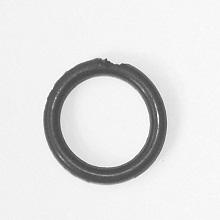
#> input picture Orings/Oring1.jpg, 220 x 220 px; its folder holds only this picture in this run
$ python o_ring_inspection.py
#> lines starting #> are read from the running program, lines starting #| are printed output that depends on the picture; after the words box and inside, x2 and y2 are one past the last pixel; in counts of white or black regions, pixels touching at a corner belong together
import numpy as np
import cv2, os, time, glob

# minimum size allowed for the main ring region
# FRAGMENT_RATIO is used to decide if smaller blobs count as broken pieces
MIN_AREA, FRAGMENT_RATIO = 100, 0.02

# CIRC_MIN = lowest circularity allowed before the ring is considered irregular
# EXTENT_MAX = used to detect C-shaped rings (too filled bounding box)
CIRC_MIN, EXTENT_MAX = 0.12, 0.80

# solidity checks used to detect tears or notches in the ring
# values around these thresholds indicate abnormal shape
SOL_MID_LOW, SOL_MID_HIGH, SOL_HIGH = 0.744, 0.752, 0.753

# perimeter ratio detects rough edges
# CIRC_EDGE prevents this rule triggering on non-circular shapes
PR_EDGE, CIRC_EDGE = 7.40, 0.20


# Build a 256-bin histogram of pixel intensities for the grayscale image.
def compute_histogram(gray):
    return np.bincount(gray.ravel(), minlength=256)


# Compute the optimal binary threshold using Otsu's method to separate foreground from background.
def otsu_threshold(hist):
    total = np.sum(hist)
    if total == 0:
        return 128

    total_sum = np.sum(np.arange(256) * hist)

    best_t, max_var = 0, 0.0
    cum_sum, cum_pix = 0, 0

    for t in range(256):

        cum_pix += hist[t]

        if cum_pix == 0:
            continue

        rem_pix = total - cum_pix
        if rem_pix == 0:
            break

        cum_sum += t * hist[t]

        var = cum_pix * rem_pix * ((cum_sum / cum_pix) - (total_sum - cum_sum) / rem_pix) ** 2

        if var > max_var:
            max_var, best_t = var, t

    return best_t


# Apply erosion or dilation with a k×k structuring element (internal helper).
def _morph(img, k, erode_mode):
    h, w, pad = img.shape[0], img.shape[1], k // 2
    padded = np.pad(img, pad, constant_values=0)
    out = np.full_like(img, 255 if erode_mode else 0)

    for di in range(-pad, pad + 1):
        for dj in range(-pad, pad + 1):

            win = padded[pad + di : pad + di + h, pad + dj : pad + dj + w]

            out = np.minimum(out, win) if erode_mode else np.maximum(out, win)

    return out


# Morphological closing (dilation followed by erosion) to fill small gaps in the binary image.
def closing(img, k=3):
    return _morph(_morph(img, k, False), k, True)


# Union-Find data structure for grouping connected pixels into components.
class UnionFind:

    # Create an empty Union-Find structure.
    def __init__(self):
        self.p = {}

    # Return the root representative of the set containing x.
    def find(self, x):
        if x not in self.p:
            self.p[x] = x

        if self.p[x] != x:
            self.p[x] = self.find(self.p[x])

        return self.p[x]

    # Merge the sets containing x and y.
    def union(self, x, y):
        px, py = self.find(x), self.find(y)

        if px != py:
            self.p[px] = py


# Label all connected white regions in a binary image and return a label map plus a dict of pixel lists per region.
def connected_components(binary):
    h, w = binary.shape
    labelled = np.zeros((h, w), dtype=np.int32)

    uf, label_map, next_lab = UnionFind(), {}, 1

    for i in range(h):
        for j in range(w):

            if binary[i, j] == 255:

                nbrs = [(i - 1, j), (i, j - 1)]

                nbrs = [(a, b) for a, b in nbrs if 0 <= a < h and 0 <= b < w and binary[a, b] == 255]

                if not nbrs:
                    label_map[(i, j)] = next_lab
                    next_lab += 1

                else:
                    mlab = min(label_map[n] for n in nbrs)
                    label_map[(i, j)] = mlab

                    for n in nbrs:
                        uf.union(label_map[n], mlab)

    roots = {}

    for (i, j), lab in label_map.items():

        r = uf.find(lab)

        if r not in roots:
            roots[r] = len(roots) + 1

        labelled[i, j] = roots[r]

    regions = {L: list(zip(*np.where(labelled == L))) for L in np.unique(labelled) if L > 0}

    return labelled, regions


# Count the number of enclosed holes (background regions) inside the white foreground of the mask.
def count_holes(mask):
    pad = np.pad(mask, 1, constant_values=0)
    inv = 255 - pad

    inv[0, :] = inv[-1, :] = inv[:, 0] = inv[:, -1] = 0

    _, regions = connected_components(inv)

    H, W = inv.shape

    border = {L for L, pix in regions.items() for i, j in pix if i in (1, H-2) or j in (1, W-2)}

    return max(0, len(regions) - len(border))


# Compute the 4-connected perimeter length of a region (internal helper).
def _perim(pixels):
    if len(pixels) < 10:
        return 0

    ps = set(pixels)

    return sum(1 for i, j in pixels
            for di, dj in [(-1,0),(1,0),(0,-1),(0,1)]
            if (i+di,j+dj) not in ps)


# Measure how round the region is (1 = perfect circle, lower = more irregular).
def circularity(pixels):
    p = _perim(pixels)

    return 4 * np.pi * len(pixels) / (p ** 2) if p else 0


# Perimeter divided by sqrt(area); high values indicate rough or jagged edges.
def perimeter_ratio(pixels):
    p = _perim(pixels)

    return p / np.sqrt(len(pixels)) if p else 0


# Ratio of area to bounding box area; high values suggest a C-shaped or filled ring.
def extent(pixels):
    if len(pixels) < 5:
        return 0

    ys, xs = [p[0] for p in pixels], [p[1] for p in pixels]

    return len(pixels) / ((max(ys) - min(ys) + 1) * (max(xs) - min(xs) + 1))


def convex_hull_area(pixels):
    """Compute the area of the convex hull enclosing the region (used for solidity)."""
    if len(pixels) < 3:
        return 0

    pset = set(pixels)

    boundary = [p for p in pixels if any((p[0]+di,p[1]+dj) not in pset for di,dj in [(-1,0),(1,0),(0,-1),(0,1)])]

    ps = [(p[1], p[0]) for p in (boundary if len(boundary) >= 3 else pixels)]

    cross = lambda o, a, b: (a[0]-o[0])*(b[1]-o[1]) - (a[1]-o[1])*(b[0]-o[0])

    start = min(ps, key=lambda p: (p[1], p[0]))

    pts = sorted(ps, key=lambda p:
        (np.arctan2(p[1]-start[1], p[0]-start[0]) if p != start else -np.pi,
        (p[0]-start[0])**2 + (p[1]-start[1])**2))

    hull = []

    for p in pts:
        while len(hull) > 1 and cross(hull[-2], hull[-1], p) <= 0:
            hull.pop()
        hull.append(p)

    if len(hull) < 3:
        return 0

    return abs(sum(hull[i][0]*hull[(i+1)%len(hull)][1] -
                hull[(i+1)%len(hull)][0]*hull[i][1]
                for i in range(len(hull)))) / 2


# Area divided by convex hull area; dips indicate concavities such as tears or notches.
def solidity(pixels):
    if len(pixels) < 10:
        return 1

    h = convex_hull_area(pixels)

    return len(pixels) / h if h > 0 else 1


# Check if the O-ring is defective based on holes, shape metrics, fragments, and edge quality. Returns (defective, reason).
def is_defective(mask, regions):
    if not regions:
        return True, "No ring found"

    main_pix = max(regions.values(), key=len)
    main_area = len(main_pix)

    if main_area < MIN_AREA:
        return True, "Ring too small"

    # Fragment check: smaller blobs indicate broken pieces
    for L, pix in regions.items():
        if len(pix) < main_area * FRAGMENT_RATIO and len(pix) >= MIN_AREA:
            return True, "Fragments detected"

    # Hole count
    holes = count_holes(mask)
    if holes != 1:
        return True, f"Wrong hole count ({holes})"

    circ = circularity(main_pix)
    if circ < CIRC_MIN:
        return True, f"Low circularity ({circ:.3f})"

    ext = extent(main_pix)
    if ext > EXTENT_MAX:
        return True, f"C-shaped ({ext:.3f})"

    sol = solidity(main_pix)
    if SOL_MID_LOW <= sol <= SOL_MID_HIGH:
        return True, f"Tear/notch (solidity {sol:.3f})"
    if sol < SOL_HIGH and circ >= CIRC_EDGE:
        return True, f"Abnormal solidity ({sol:.3f})"

    pr = perimeter_ratio(main_pix)
    if pr > PR_EDGE and circ >= CIRC_EDGE:
        return True, f"Rough edges (pr={pr:.2f})"

    return False, "OK"


def process(img_path):
    """Load an image, segment the O-ring, run defect checks, and return (result, reason, elapsed_ms)."""
    img = cv2.imread(img_path)

    if img is None:
        return None, "Load failed", 0

    gray = (0.299 * img[:, :, 2] + 0.587 * img[:, :, 1] + 0.114 * img[:, :, 0]).astype(np.uint8)

    t0 = time.perf_counter()

    hist = compute_histogram(gray)
    thresh = otsu_threshold(hist)

    binary = np.where(gray >= thresh, 255, 0).astype(np.uint8)

    binary = closing(binary)

    _, regions = connected_components(binary)

    mask = np.zeros_like(binary)

    if regions:
        main_pix = max(regions.values(), key=len)

        mask[np.array([p[0] for p in main_pix]),
            np.array([p[1] for p in main_pix])] = 255

    defective, reason = is_defective(mask, regions)

    result = "FAIL" if defective else "PASS"

    elapsed = (time.perf_counter() - t0) * 1000

    return result, reason, elapsed


# Run O-ring inspection on all JPG images in the Orings folder and print results.
def main():
    base = os.path.dirname(os.path.abspath(__file__))
    paths = sorted(glob.glob(os.path.join(base, "Orings", "*.jpg")))

    if not paths:
        print("No images in Orings/")
        return

    print("O-ring Inspection")
    print("-" * 50)

    for p in paths:

        result, reason, ms = process(p)
#> in process, img is the input picture: shape (220, 220, 3); min 55, max 255, mean 225.2
#> in process, `hist = compute_histogram(gray)`: hist = 256 values, max 11516 at index 243, min 0 at index 0, mean 189.1
#> in otsu_threshold, `total = np.sum(hist)`: total = 48400
#> in otsu_threshold, `total_sum = np.sum(np.arange(256) * hist)`: total_sum = 10891110
#> the loop in otsu_threshold, `for t in range(256): ` made 256 passes
#> (cum_pix, rem_pix, cum_sum, max_var) on passes 56, 57, 61, 63, 64, 66, 67, 68, 69, 70, 71, 72: (1, 48399, 55, 1.4e+09), (2, 48398, 111, 2.78e+09), (3, 48397, 171, 4.1e+09), (4, 48396, 233, 5.39e+09), (5, 48395, 296, 6.66e+09), (8, 48392, 491, 1.04e+10), (10, 48390, 623, 1.28e+10), (17, 48383, 1092, 2.13e+10), (29, 48371, 1908, 3.56e+10), (36, 48364, 2391, 4.39e+10), (61, 48339, 4141, 7.3e+10), (89, 48311, 6129, 1.05e+11)
#> cum_pix on passes 1 to 6: 0, 0, 0, 0, 0, 0
#> after the loop in otsu_threshold, `for t in range(256):`: best_t = 168; cum_pix = 48400; cum_sum = 10873005; max_var = 5.19e+12
#> in process, `thresh = otsu_threshold(hist)`: thresh = 168
#> in process, `binary = np.where(gray >= thresh, 255, 0).astype(np.uint8)`:
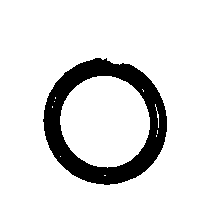
#> binary: shape (220, 220); 88.3% white; 1 black region, box (x1, y1, x2, y2) and area: (43, 58, 167, 185) 5663
#> in _morph, `padded = np.pad(img, pad, constant_values=0)`: padded: shape (222, 222); 86.7% white; 2 black regions, box (x1, y1, x2, y2) and area: (44, 59, 168, 186) 5663, (0, 0, 222, 222) 884
#> after the loop in _morph, `for di in range(-pad, pad + 1):`:
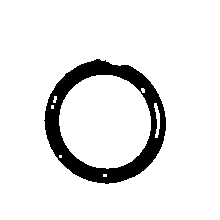
#> out: shape (220, 220); 90.4% white; 1 black region, box (x1, y1, x2, y2) and area: (44, 59, 166, 184) 4648
#> call 2 of _morph, with k = 3, erode_mode = True
#> in _morph (call 2), `padded = np.pad(img, pad, constant_values=0)`: padded: shape (222, 222); 88.8% white; 2 black regions, box (x1, y1, x2, y2) and area: (45, 60, 167, 185) 4648, (0, 0, 222, 222) 884
#> after the loop in _morph (call 2), `for di in range(-pad, pad + 1):`:
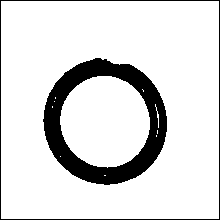
#> out: shape (220, 220); 86.5% white; 2 black regions, box (x1, y1, x2, y2) and area: (43, 58, 167, 185) 5660, (0, 0, 220, 220) 876
#> after the loop in connected_components, `for (i, j), lab in label_map.items():`:
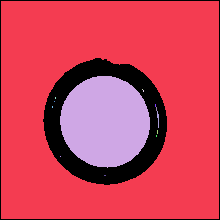
#> labelled: shape (220, 220) int32; 15 distinct labels, from 0 to 14; one colour per label, 0 black
#> the loop in is_defective, `for L, pix in regions.items():` made 14 passes
#> pix on passes 3, 4, 5, 6, 7, 8, 9, 11, 12, 13, 14: [(89, 142)], [(90, 143), (91, 143)], [(97, 55), (98, 55)], [(101, 54)], [(104, 155), (105, 155), (106, 155)], [(106, 52), (107, 52)], [(107, 156), (108, 156), (109, 156), (110, 156)], [(130, 157), (131, 157), (132, 157), (133, 157)], [(135, 156), (136, 156)], [(156, 60)], [(175, 104), (175, 105)]
#> in count_holes, `pad = np.pad(mask, 1, constant_values=0)`: pad: shape (222, 222); 71.8% white; 2 black regions, box (x1, y1, x2, y2) and area: (44, 59, 168, 186) 12144, (0, 0, 222, 222) 1760
#> in count_holes, `pad = np.pad(mask, 1, constant_values=0)`:
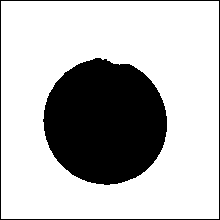
#> mask: shape (220, 220); 73.1% white; 2 black regions, box (x1, y1, x2, y2) and area: (43, 58, 167, 185) 12144, (0, 0, 220, 220) 876
#> in count_holes, `inv[0, :] = inv[-1, :] = inv[:, 0] = inv[:, -1] = 0`:
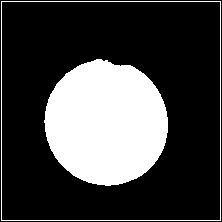
#> inv: shape (222, 222); 26.4% white; 2 white regions, box (x1, y1, x2, y2) and area: (44, 59, 168, 186) 12144, (1, 1, 221, 221) 876
#> after the loop in connected_components (call 2), `for (i, j), lab in label_map.items():`:
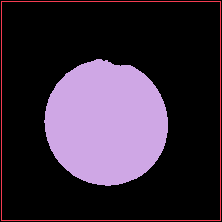
#> labelled: shape (222, 222) int32; 3 distinct labels, from 0 to 2; one colour per label, 0 black
#> the loop in convex_hull_area, `for p in pts:` made 1224 passes
#> p on passes 1 to 3: (1, 1), (2, 1), (3, 1)

        print(f"{os.path.basename(p)}: {result} ({reason}) [{ms:.1f} ms]")
#| Oring1.jpg: FAIL (Tear/notch (solidity 0.751)) [9227.4 ms]

    print("-" * 50)


if __name__ == "__main__":
    main()

$ run again, on Orings/Oring13.jpg
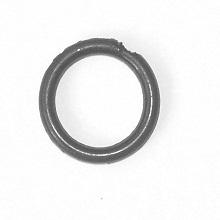
#> input picture Orings/Oring13.jpg, 220 x 220 px
#> in process, img is the input picture: shape (220, 220, 3); min 63, max 255, mean 235.7
#> hist = 256 values, max 28575 at index 253, min 0 at index 0, mean 189.1
#> total = 48400
#> total_sum = 11386855
#> the loop in otsu_threshold, `for t in range(256): ` made 256 passes
#> (cum_pix, rem_pix, cum_sum, max_var) on passes 64, 70, 72, 73, 74, 75, 76, 77: (1, 48399, 63, 1.44e+09), (3, 48397, 201, 4.11e+09), (4, 48396, 272, 5.42e+09), (6, 48394, 416, 8e+09), (7, 48393, 489, 9.27e+09), (10, 48390, 711, 1.3e+10), (15, 48385, 1086, 1.93e+10), (19, 48381, 1390, 2.42e+10)
#> after the loop in otsu_threshold, `for t in range(256):`: best_t = 181; cum_pix = 48400; cum_sum = 10260265; max_var = 4.62e+12
#> thresh = 181
#> binary: shape (220, 220); 88.7% white; 1 black region, box (x1, y1, x2, y2) and area: (39, 38, 160, 164) 5469
#> padded: shape (222, 222); 87.1% white; 2 black regions, box (x1, y1, x2, y2) and area: (40, 39, 161, 165) 5469, (0, 0, 222, 222) 884
#> padded: shape (222, 222); 89.8% white; 2 black regions, box (x1, y1, x2, y2) and area: (41, 40, 160, 164) 4129, (0, 0, 222, 222) 884
#> after the loop in _morph (call 2), `for di in range(-pad, pad + 1):`:
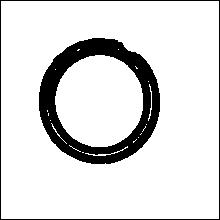
#> out: shape (220, 220); 86.9% white; 2 black regions, box (x1, y1, x2, y2) and area: (39, 38, 160, 164) 5464, (0, 0, 220, 220) 876
#> the loop in is_defective, `for L, pix in regions.items():` made 45 passes
#> pix on passes 2, 3, 5, 6, 7, 8, 10, 11: [(49, 78), (49, 79), (50, 77), (50, 78)], [(49, 118)], [(66, 135)], [(67, 136), (68, 136), (68, 137)], [(69, 55)], [(81, 148)], [(110, 47), (111, 47)], [(113, 48), (114, 48), (115, 48)]
#> mask: shape (220, 220); 73.4% white; 2 black regions, box (x1, y1, x2, y2) and area: (39, 38, 160, 164) 12009, (0, 0, 220, 220) 876
#> after the loop in connected_components (call 2), `for (i, j), lab in label_map.items():`:
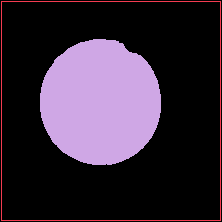
#> labelled: shape (222, 222) int32; 3 distinct labels, from 0 to 2; one colour per label, 0 black
#> the loop in convex_hull_area, `for p in pts:` made 1226 passes
#> p on passes 1 to 3: (1, 1), (2, 1), (3, 1)
#| Oring13.jpg: PASS (OK) [9369.3 ms]

$ run again, on Orings/Oring14.jpg
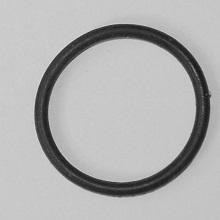
#> input picture Orings/Oring14.jpg, 220 x 220 px
#> in process, img is the input picture: shape (220, 220, 3); min 13, max 234, mean 176.1
#> hist = 256 values, max 7939 at index 201, min 0 at index 0, mean 189.1
#> total = 48400
#> total_sum = 8516201
#> the loop in otsu_threshold, `for t in range(256): ` made 235 passes
#> (cum_pix, rem_pix, cum_sum, max_var) on passes 13, 19, 21, 22, 24, 25, 26, 27: (1, 48399, 12, 1.3e+09), (2, 48398, 30, 2.51e+09), (3, 48397, 50, 3.68e+09), (5, 48395, 92, 6.01e+09), (10, 48390, 207, 1.17e+10), (15, 48385, 327, 1.73e+10), (31, 48369, 727, 3.49e+10), (44, 48356, 1065, 4.91e+10)
#> after the loop in otsu_threshold, `for t in range(256):`: best_t = 127; cum_pix = 48400; cum_sum = 8515967; max_var = 5.7e+12
#> thresh = 127
#> binary: shape (220, 220); 85.2% white; 1 black region, box (x1, y1, x2, y2) and area: (34, 24, 211, 197) 7177
#> padded: shape (222, 222); 83.6% white; 2 black regions, box (x1, y1, x2, y2) and area: (35, 25, 212, 198) 7177, (0, 0, 222, 222) 884
#> padded: shape (222, 222); 86.3% white; 2 black regions, box (x1, y1, x2, y2) and area: (36, 26, 211, 197) 5863, (0, 0, 222, 222) 884
#> after the loop in _morph (call 2), `for di in range(-pad, pad + 1):`:
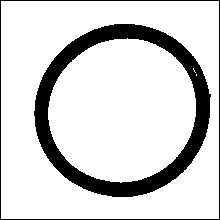
#> out: shape (220, 220); 83.4% white; 2 black regions, box (x1, y1, x2, y2) and area: (34, 24, 211, 197) 7177, (0, 0, 220, 220) 876
#> the loop in is_defective, `for L, pix in regions.items():` made 6 passes
#> pix on passes 3 to 6: [(68, 193), (69, 193)], [(70, 194), (71, 194)], [(72, 195)], [(74, 196), (75, 196)]
#> mask: shape (220, 220); 48.8% white; 1 white region, box (x1, y1, x2, y2) and area: (1, 1, 219, 219) 23639
#> after the loop in connected_components (call 2), `for (i, j), lab in label_map.items():`:
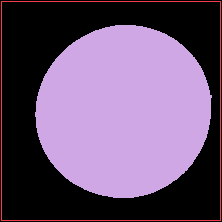
#> labelled: shape (222, 222) int32; 3 distinct labels, from 0 to 2; one colour per label, 0 black
#> the loop in convex_hull_area, `for p in pts:` made 1366 passes
#> p on passes 1 to 3: (1, 1), (2, 1), (3, 1)
#| Oring14.jpg: PASS (OK) [11818.9 ms]

$ run again, on Orings/Oring15.jpg
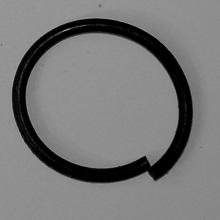
#> input picture Orings/Oring15.jpg, 220 x 220 px
#> in process, img is the input picture: shape (220, 220, 3); min 0, max 174, mean 120.1
#> hist = 256 values, max 8734 at index 142, min 0 at index 2, mean 189.1
#> total = 48400
#> total_sum = 5805175
#> the loop in otsu_threshold, `for t in range(256): ` made 175 passes
#> (cum_pix, rem_pix, cum_sum, max_var) on passes 1, 2, 4, 6, 7, 8, 10, 11: (3101, 45299, 0, 2.31e+12), (3634, 44766, 533, 2.73e+12), (4350, 44050, 2681, 3.29e+12), (4642, 43758, 4141, 3.52e+12), (4840, 43560, 5329, 3.68e+12), (5191, 43209, 7786, 3.95e+12), (5319, 43081, 8938, 4.05e+12), (5532, 42868, 11068, 4.21e+12)
#> after the loop in otsu_threshold, `for t in range(256):`: best_t = 74; cum_pix = 48400; cum_sum = 5805001; max_var = 5.07e+12
#> thresh = 74
#> binary: shape (220, 220); 85.1% white; 1 black region, box (x1, y1, x2, y2) and area: (12, 18, 193, 183) 7230
#> padded: shape (222, 222); 83.5% white; 2 black regions, box (x1, y1, x2, y2) and area: (13, 19, 194, 184) 7230, (0, 0, 222, 222) 884
#> padded: shape (222, 222); 86.4% white; 2 black regions, box (x1, y1, x2, y2) and area: (14, 20, 193, 183) 5843, (0, 0, 222, 222) 884
#> the loop in is_defective, `for L, pix in regions.items():` made 8 passes
#> pix on passes 2, 3, 5, 7, 8: [(25, 83), (25, 84), (25, 85)], [(26, 80)], [(32, 59), (32, 60), (33, 58), (33, 59)], [(34, 56)], [(37, 51)]
#> mask: shape (220, 220); 49.1% white; 1 white region, box (x1, y1, x2, y2) and area: (1, 1, 219, 219) 23776
#> after the loop in connected_components (call 2), `for (i, j), lab in label_map.items():`:
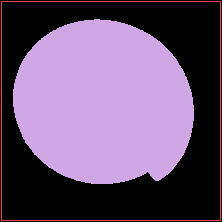
#> labelled: shape (222, 222) int32; 3 distinct labels, from 0 to 2; one colour per label, 0 black
#| Oring15.jpg: FAIL (Low circularity (0.119)) [12088.7 ms]
